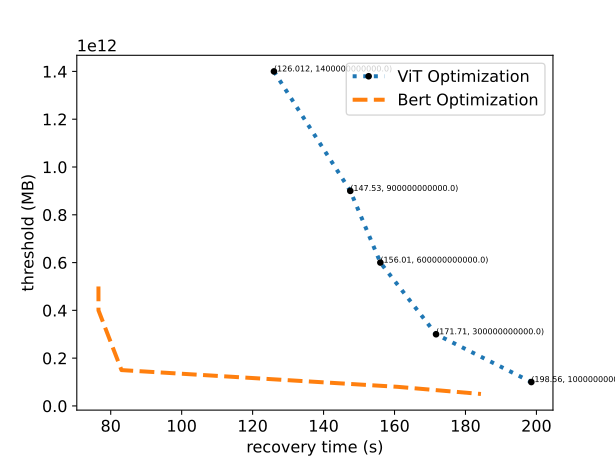

The script that saved this image:
from operator import ge
import numpy as np
import matplotlib.pyplot as plt
import pandas as pd
from scipy import stats
from scipy.interpolate import BSpline, make_interp_spline

plt.rcParams.update({'font.size': 12, 'font.family': 'Myriad Pro'})

# vit_threshold = [1.4e12, 1.2e12, 9e11, 6e11, 3e11, 1e11]
# vit_recovery = [126.012, 136.179, 147.53, 156.01, 171.71, 198.560]

vit_threshold = [1.4e12, 9e11, 6e11, 3e11, 1e11]
vit_recovery = [126.012, 147.53, 156.01, 171.71, 198.560]

bert_threshold = [5e11, 4e11, 1.5e11, 8e10, 5e10]
bert_recovery = [76.539, 76.547, 83.035, 160.836, 184.363]

plt.xlabel('recovery time (s)')
plt.ylabel('threshold (MB)')
# plt.xlim(7800, 8900)
# plt.ylim(0, 1)

linewidth=3

plt.plot(vit_recovery, vit_threshold, linewidth=linewidth, label="ViT Optimization", linestyle=':', 
            marker='o',markersize='5', markerfacecolor="black", markeredgewidth=0)
plt.plot(bert_recovery, bert_threshold, linewidth=linewidth, label="Bert Optimization", linestyle='--')

for i in range(len(vit_threshold)):
    plt.text(vit_recovery[i], vit_threshold[i], f"({vit_recovery[i]}, {vit_threshold[i]})",fontdict={'size':'6','color':'black'})
plt.legend()

plt.savefig("palito.svg", dpi=400)
plt.savefig("palito.png", dpi=400)